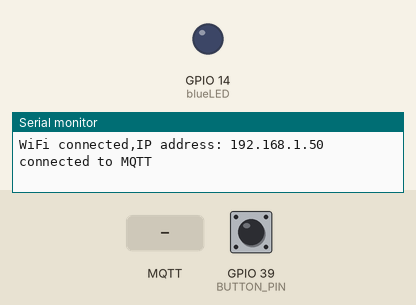
A sketch run on a simulated ESP32. Parts: output pins drawn as LEDs (lit = HIGH), the last lines printed to the serial monitor. Inputs (shaded band) come from the test bench; at power-on: GPIO 39 (BUTTON_PIN) LOW. WiFi joins after 1.5 s; servers stay silent unless stated; random numbers use the default seed unless the sketch sets one; no MQTT or app messages arrive unless stated.

Above: at 2.7 s.
2.8 s: MQTT message "1" arrives on the first subscribed topic
At 4.0 s:
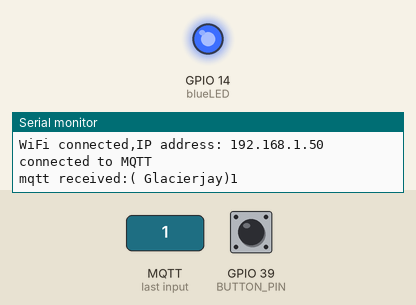
4.3 s: MQTT message "2" arrives on the first subscribed topic
At 5.3 s:
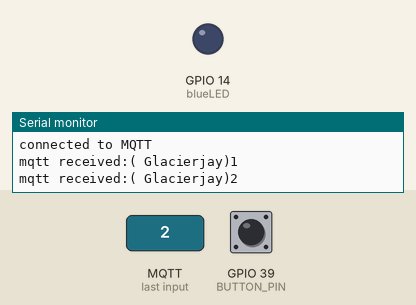
Timing chart, 0 to 7.3 s (numbered marks = the images above; inputs shaded):
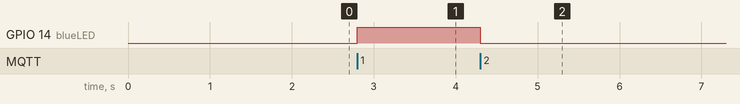

The sketch:

tbeam_mqtt.ino
```cpp
/* tbeam_mqtt_client
 *  Glacierjay adapted this from several sources using PubSub client
 *  This program connects to local AP using WiFi, then connects to MQTT server
 *  using PubSub. The MQTT server I am using is mosquitto running on a Raspberry
 *  Pi. I use MQTT.fx running on my PC to send/recieve MQTT messages.
 *  Publish 1 to topic "Glacierjay" will turn on the blue LED. Publish "2" will
 *  turn it off again. Publish "3" will call send_state() function below which
 *  reports whether the built-in button is "pressed" or "not pressed".
 *  Arduino board type is "T-beam" from "ESP32 Arduino".
 */
#include <WiFi.h>
WiFiClient espClient;
#include <PubSubClient.h>
PubSubClient client(espClient);
#define in_topic "Glacierjay" // use this to accept commands
#define button_topic "Glacierjay/button" // use to send state of button
const char* ssid     = "qjatjr0513"; // home ssid
const char* password = "zxc1597346"; // home password
const char* mqtt_server = "192.168.1.20"; // RPi 3 model b+ mexpi that runs mosquitto
long lastMsg = 0;
char msg[50];
const int blueLED = 14; // blue LED next to GPS -- on or off when mqtt recieved
const int BUTTON_PIN = 39; // Middle button next to LoRa chip. The one on the right is RESET, careful...

void setup_wifi() {
  delay(10);
  WiFi.begin(ssid, password);
  while (WiFi.status() != WL_CONNECTED) {
    delay(500);
  }
  randomSeed(micros());
  Serial.print("\nWiFi connected,IP address: ");Serial.println(WiFi.localIP());
}

void callback(char* topic, byte* payload, unsigned int length) {
  Serial.print("mqtt received:( ");Serial.print(topic);Serial.print(")");
  payload[length] = '\0'; // terminate it just in case
  Serial.println((char*)payload);
  // process mqtt commands. 1=blue led on, 2=blue led off, 3=status?
  if ((char)payload[0] == '1') digitalWrite(blueLED, HIGH);   // LED on
  else if ((char)payload[0] == '2')digitalWrite(blueLED, LOW);  // LED off
  else if ((char)payload[0] == '3') send_state();
}

void reconnect() {
  while (!client.connected()) {  // Loop until we're reconnected
    String clientId = "TbeamClient-";  // Create a random client ID
    clientId += String(random(0xffff), HEX);
    if (client.connect(clientId.c_str())) {  // Attempt to connect
      Serial.println("connected to MQTT");
      client.publish(in_topic, "Glacierjay mqtt connected");  // Once connected, publish an announcement...
      client.subscribe(in_topic); // Commands come in to this topic 1=ledOn 2=ledOff 3=sendState
    }
    else {
      Serial.print("MQTT client connect failed, rc=");
      Serial.print(client.state());
      Serial.println(" try again in 5 seconds");
      delay(5000);  // Wait 5 seconds before retrying
    }
  }
}

// Send MQTT message whether button is pressed or not
void send_state(){
  if (digitalRead(BUTTON_PIN) == 1){
    client.publish(button_topic,"not pressed");
  }
  else{
    client.publish(button_topic,"pressed");
  }
}

void setup() {
  Serial.begin(115200);
  pinMode(blueLED, OUTPUT); // Blue LED near GPS chip
  pinMode(BUTTON_PIN, INPUT);
  setup_wifi();
  client.setServer(mqtt_server, 1883);
  client.setCallback(callback);
  send_state();
}

void loop() {
  // put your main code here, to run repeatedly:
  if (!client.connected())reconnect();
  client.loop();
  long now = millis();
  if (now - lastMsg > 60000) { // publish something every minute
    lastMsg = now;
    client.publish("Glacierjay/alive", "Glacierjay is live");
  }
}
```

Measured:
- after the input at 2.8 s, GPIO 14 (blueLED): LOW → HIGH at once
- after the input at 4.3 s, GPIO 14 (blueLED): HIGH → LOW at once
